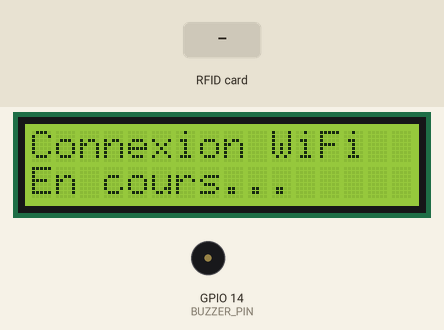
Simulated run of this sketch. Board: ESP32. On the bench: 16×2 character LCD, buzzer (waves = sounding). The test bench sets the inputs (shaded band). WiFi joins after 1.5 s; servers stay silent unless stated; the local clock reads 2024-03-15 10:24:30 at power-on unless the sketch sets it; what the sketch prints to the serial monitor is not drawn.

Above: at 1.2 s.
At 5.9 s:
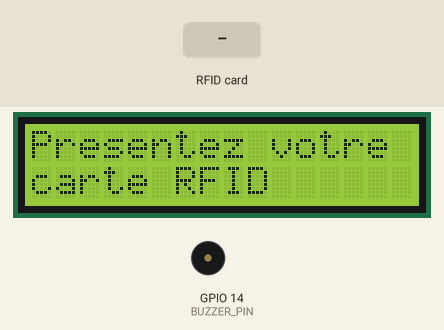
6.0 s: RFID card D5 D4 A4 AC held to the reader
At 7.4 s:
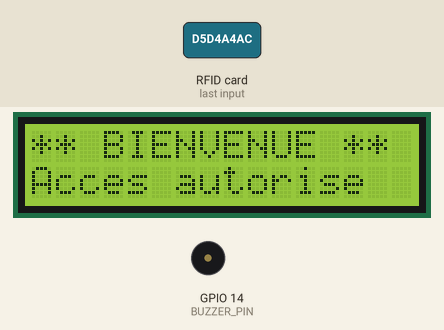
9.0 s: RFID card 5E 7A 19 C4 held to the reader
At 10.2 s:
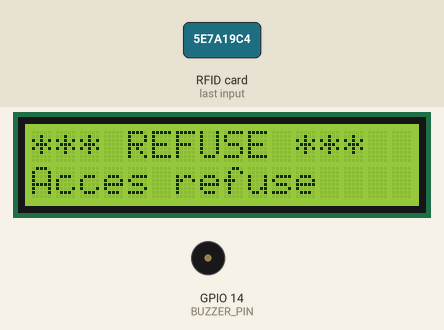
Timing chart, 0 to 12.0 s (numbered marks = the images above; inputs shaded):
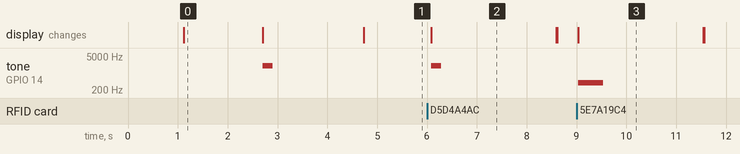

Measured:
- after the input at 6.0 s, tone on GPIO 14 (BUZZER_PIN): silent → 2000 Hz after 0.09 s, → silent 0.20 s later; the display: changes after 0.09 s (image 2)
- after the input at 9.0 s, tone on GPIO 14 (BUZZER_PIN): silent → 400 Hz at once, → silent 0.50 s later; the display: changes at once (image 3)
- what the display in image 0 shows lasts 1.6 s, from 1.1 s to 2.7 s
- what the display in image 2 shows lasts 2.5 s, from 6.1 s to 8.6 s

The sketch:

Code_ESP32.ino
```cpp
#include <WiFi.h>
#include <WebServer.h>
#include <SPI.h>
#include <MFRC522.h>
#include <LiquidCrystal_I2C.h>
#include <time.h>

#define SS_PIN 5
#define RST_PIN 33
#define BUZZER_PIN 14

MFRC522 rfid(SS_PIN, RST_PIN);
LiquidCrystal_I2C lcd(0x27, 16, 2);
WebServer server(80);

// Configuration WiFi
const char* ssid = "ssidname";
const char* password = "motdepasse";

// UID autorisés
String allowedUID = "D5D4A4AC";

// Stockage des logs (max 50 entrées)
struct LogEntry {
  String uid;
  String timestamp;
  bool authorized;
};

const int MAX_LOGS = 50;
LogEntry logEntries[MAX_LOGS];
int logCount = 0;
int accessGranted = 0;
int accessDenied = 0;

// Configuration NTP
const char* ntpServer = "pool.ntp.org";
const long gmtOffset_sec = 3600;
const int daylightOffset_sec = 0;

void beepOK() {
  tone(BUZZER_PIN, 2000, 200);
}

void beepError() {
  tone(BUZZER_PIN, 400, 500);
}

bool isAuthorized(String uid) {
  return (uid == allowedUID);
}

String getTimeStamp() {
  struct tm timeinfo;
  if (!getLocalTime(&timeinfo)) return "Non disponible";

  char buffer[30];
  strftime(buffer, 30, "%d/%m/%Y %H:%M:%S", &timeinfo);
  return String(buffer);
}

void addLog(String uid, bool authorized) {
  if (logCount >= MAX_LOGS) {
    // Décaler les logs (supprimer le plus ancien)
    for (int i = 0; i < MAX_LOGS - 1; i++) {
      logEntries[i] = logEntries[i + 1];
    }
    logCount = MAX_LOGS - 1;
  }

  logEntries[logCount].uid = uid;
  logEntries[logCount].timestamp = getTimeStamp();
  logEntries[logCount].authorized = authorized;
  logCount++;

  if (authorized) {
    accessGranted++;
  } else {
    accessDenied++;
  }
}

// Page d'accueil avec design moderne
void handleRoot() {
  String html = R"rawliteral(
<!DOCTYPE html>
<html lang="fr">
<head>
    <meta charset="UTF-8">
    <meta name="viewport" content="width=device-width, initial-scale=1.0">
    <title>Système RFID - Contrôle d'Accès</title>
    <style>
        * {
            margin: 0;
            padding: 0;
            box-sizing: border-box;
        }

        body {
            font-family: 'Segoe UI', Tahoma, Geneva, Verdana, sans-serif;
            background: linear-gradient(135deg, #667eea 0%, #764ba2 100%);
            min-height: 100vh;
            padding: 20px;
        }

        .container {
            max-width: 1200px;
            margin: 0 auto;
        }

        .header {
            background: white;
            border-radius: 15px;
            padding: 30px;
            box-shadow: 0 10px 30px rgba(0,0,0,0.2);
            margin-bottom: 30px;
            text-align: center;
        }

        .header h1 {
            color: #667eea;
            font-size: 2.5em;
            margin-bottom: 10px;
        }

        .header p {
            color: #666;
            font-size: 1.1em;
        }

        .stats-grid {
            display: grid;
            grid-template-columns: repeat(auto-fit, minmax(250px, 1fr));
            gap: 20px;
            margin-bottom: 30px;
        }

        .stat-card {
            background: white;
            border-radius: 15px;
            padding: 25px;
            box-shadow: 0 5px 15px rgba(0,0,0,0.1);
            transition: transform 0.3s;
        }

        .stat-card:hover {
            transform: translateY(-5px);
        }

        .stat-card h3 {
            color: #666;
            font-size: 0.9em;
            margin-bottom: 10px;
            text-transform: uppercase;
        }

        .stat-value {
            font-size: 2.5em;
            font-weight: bold;
            margin-bottom: 5px;
        }

        .stat-card.success .stat-value {
            color: #10b981;
        }

        .stat-card.danger .stat-value {
            color: #ef4444;
        }

        .stat-card.info .stat-value {
            color: #3b82f6;
        }

        .logs-section {
            background: white;
            border-radius: 15px;
            padding: 30px;
            box-shadow: 0 10px 30px rgba(0,0,0,0.2);
        }

        .logs-section h2 {
            color: #333;
            margin-bottom: 20px;
            padding-bottom: 15px;
            border-bottom: 3px solid #667eea;
        }

        .log-table {
            width: 100%;
            border-collapse: collapse;
            overflow-x: auto;
            display: block;
        }

        .log-table thead {
            background: #f8f9fa;
        }

        .log-table th {
            padding: 15px;
            text-align: left;
            color: #666;
            font-weight: 600;
            text-transform: uppercase;
            font-size: 0.85em;
        }

        .log-table td {
            padding: 15px;
            border-bottom: 1px solid #eee;
        }

        .log-table tbody tr:hover {
            background: #f8f9fa;
        }

        .badge {
            display: inline-block;
            padding: 5px 15px;
            border-radius: 20px;
            font-size: 0.85em;
            font-weight: 600;
        }

        .badge-success {
            background: #d1fae5;
            color: #065f46;
        }

        .badge-danger {
            background: #fee2e2;
            color: #991b1b;
        }

        .uid-text {
            font-family: 'Courier New', monospace;
            background: #f3f4f6;
            padding: 5px 10px;
            border-radius: 5px;
            font-size: 0.9em;
        }

        .refresh-info {
            text-align: center;
            margin-top: 20px;
            color: #666;
            font-size: 0.9em;
        }

        .no-logs {
            text-align: center;
            padding: 40px;
            color: #999;
            font-style: italic;
        }

        @media (max-width: 768px) {
            .header h1 {
                font-size: 1.8em;
            }

            .stat-value {
                font-size: 2em;
            }

            .log-table {
                font-size: 0.85em;
            }

            .log-table th, .log-table td {
                padding: 10px;
            }
        }
    </style>
    <script>
        // Actualisation automatique toutes les 3 secondes
        setTimeout(function() {
            location.reload();
        }, 3000);
    </script>
</head>
<body>
    <div class="container">
        <div class="header">
            <h1>🔐 Système de Contrôle d'Accès RFID</h1>
            <p>Surveillance en temps réel</p>
        </div>

        <div class="stats-grid">
            <div class="stat-card success">
                <h3>Accès Autorisés</h3>
                <div class="stat-value">)rawliteral" + String(accessGranted) + R"rawliteral(</div>
                <p>✓ Validés</p>
            </div>

            <div class="stat-card danger">
                <h3>Accès Refusés</h3>
                <div class="stat-value">)rawliteral" + String(accessDenied) + R"rawliteral(</div>
                <p>✗ Rejetés</p>
            </div>

            <div class="stat-card info">
                <h3>Total Tentatives</h3>
                <div class="stat-value">)rawliteral" + String(logCount) + R"rawliteral(</div>
                <p>📊 Enregistrées</p>
            </div>
        </div>

        <div class="logs-section">
            <h2>📋 Historique des Accès</h2>
            )rawliteral";

  if (logCount == 0) {
    html += R"rawliteral(
            <div class="no-logs">
                Aucune activité enregistrée pour le moment
            </div>
    )rawliteral";
  } else {
    html += R"rawliteral(
            <table class="log-table">
                <thead>
                    <tr>
                        <th>#</th>
                        <th>Statut</th>
                        <th>UID de la carte</th>
                        <th>Date et Heure</th>
                    </tr>
                </thead>
                <tbody>
    )rawliteral";

    // Afficher les logs en ordre inverse (plus récent d'abord)
    for (int i = logCount - 1; i >= 0; i--) {
      html += "<tr>";
      html += "<td>" + String(logCount - i) + "</td>";

      if (logEntries[i].authorized) {
        html += "<td><span class='badge badge-success'>✓ AUTORISÉ</span></td>";
      } else {
        html += "<td><span class='badge badge-danger'>✗ REFUSÉ</span></td>";
      }

      html += "<td><span class='uid-text'>" + logEntries[i].uid + "</span></td>";
      html += "<td>" + logEntries[i].timestamp + "</td>";
      html += "</tr>";
    }

    html += R"rawliteral(
                </tbody>
            </table>
    )rawliteral";
  }

  html += R"rawliteral(
            <div class="refresh-info">
                🔄 Actualisation automatique toutes les 3 secondes
            </div>
        </div>
    </div>
</body>
</html>
)rawliteral";

  server.send(200, "text/html", html);
}

void setup() {
  Serial.begin(115200);
  pinMode(BUZZER_PIN, OUTPUT);

  lcd.init();
  lcd.backlight();
  lcd.setCursor(0, 0);
  lcd.print("Initialisation");
  lcd.setCursor(0, 1);
  lcd.print("Systeme RFID");

  delay(1000);
  lcd.clear();
  lcd.setCursor(0, 0);
  lcd.print("Connexion WiFi");
  lcd.setCursor(0, 1);
  lcd.print("En cours...");

  WiFi.begin(ssid, password);
  int attempts = 0;
  while (WiFi.status() != WL_CONNECTED && attempts < 20) {
    delay(500);
    Serial.print(".");
    attempts++;
  }

  if (WiFi.status() == WL_CONNECTED) {
    lcd.clear();
    lcd.setCursor(0, 0);
    lcd.print("WiFi Connecte");
    lcd.setCursor(0, 1);
    lcd.print(WiFi.localIP());

    Serial.println("\n=================================");
    Serial.println("WiFi connecté avec succès!");
    Serial.print("Adresse IP du serveur: ");
    Serial.println(WiFi.localIP());
    Serial.println("=================================");

    // Configuration de l'heure
    configTime(gmtOffset_sec, daylightOffset_sec, ntpServer);

    // Initialisation RFID
    SPI.begin();
    rfid.PCD_Init();

    // Démarrage du serveur web
    server.on("/", handleRoot);
    server.begin();
    Serial.println("Serveur web démarré sur le port 80");

    beepOK();
    delay(2000);
  } else {
    lcd.clear();
    lcd.setCursor(0, 0);
    lcd.print("Erreur WiFi");
    lcd.setCursor(0, 1);
    lcd.print("Verifier config");
    beepError();
    Serial.println("Échec de connexion WiFi!");
  }

  lcd.clear();
}

void loop() {
  server.handleClient();

  lcd.setCursor(0, 0);
  lcd.print("Presentez votre");
  lcd.setCursor(0, 1);
  lcd.print("carte RFID      ");

  if (!rfid.PICC_IsNewCardPresent()) return;
  if (!rfid.PICC_ReadCardSerial()) return;

  // Lecture de l'UID
  String uid = "";
  for (byte i = 0; i < rfid.uid.size; i++) {
    if (rfid.uid.uidByte[i] < 0x10) uid += "0";
    uid += String(rfid.uid.uidByte[i], HEX);
  }
  uid.toUpperCase();

  lcd.clear();
  bool authorized = isAuthorized(uid);

  if (authorized) {
    lcd.setCursor(0, 0);
    lcd.print("** BIENVENUE **");
    lcd.setCursor(0, 1);
    lcd.print("Acces autorise");
    beepOK();
    Serial.println("[ACCÈS AUTORISÉ] UID: " + uid);
  } else {
    lcd.setCursor(0, 0);
    lcd.print("*** REFUSE ***");
    lcd.setCursor(0, 1);
    lcd.print("Acces refuse");
    beepError();
    Serial.println("[ACCÈS REFUSÉ] UID: " + uid);
  }

  // Ajouter au log
  addLog(uid, authorized);

  delay(2500);
  lcd.clear();

  // Arrêter la lecture RFID
  rfid.PICC_HaltA();
  rfid.PCD_StopCrypto1();
}
```
